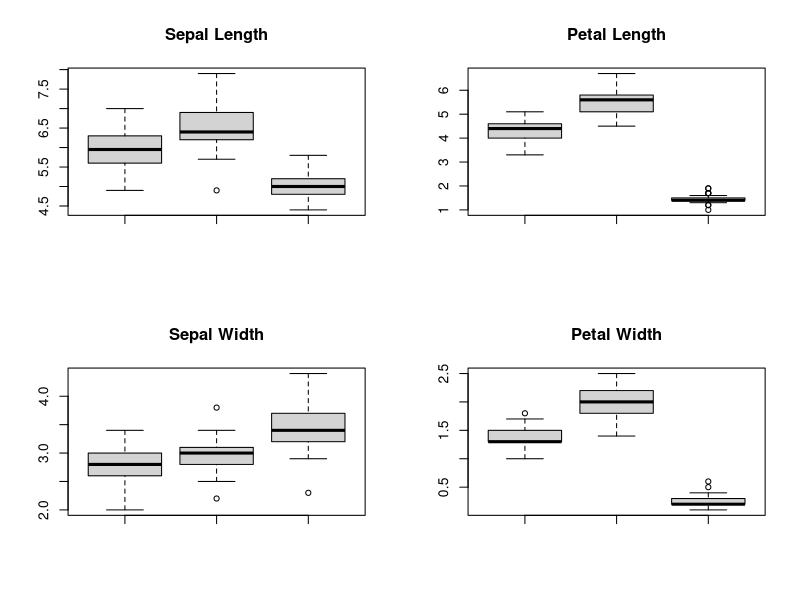
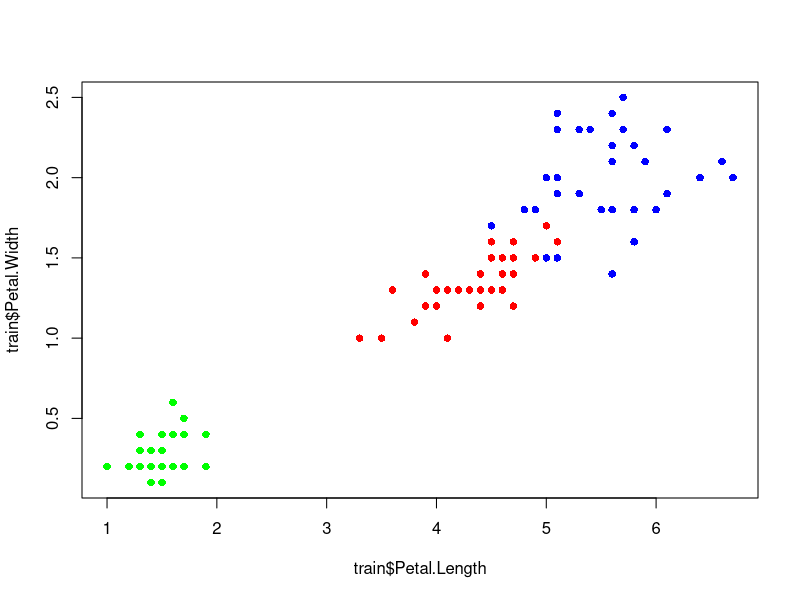

The R script that drew these images, in order: (Note: this script raises an error after producing the figures.)
dados <- iris[sample(nrow(iris)),]

n <- nrow(iris)*0.8

train <- dados[1:n,]
test <- dados[(n+1):nrow(iris),]

table(train$Species)

versicolor <- train[train$Species == 'versicolor',]
virginica <- train[train$Species == 'virginica',]
setosa <- train[train$Species == 'setosa',]


par(mfrow = c(2,2))
boxplot(versicolor$Sepal.Length, virginica$Sepal.Length, setosa$Sepal.Length, main='Sepal Length')
boxplot(versicolor$Petal.Length, virginica$Petal.Length, setosa$Petal.Length, main='Petal Length')
boxplot(versicolor$Sepal.Width, virginica$Sepal.Width, setosa$Sepal.Width, main='Sepal Width')
boxplot(versicolor$Petal.Width, virginica$Petal.Width, setosa$Petal.Width, main='Petal Width')

par(mfrow = c(1,1))
plot(train$Petal.Length, train$Petal.Width, type='n')
points(versicolor$Petal.Length, versicolor$Petal.Width, col='red', pch=16)
points(virginica$Petal.Length, virginica$Petal.Width, col='blue', pch=16)
points(setosa$Petal.Length, setosa$Petal.Width, col='green', pch=16)


max(versicolor$Petal.Width)

virginica[virginica$Petal.Width == min(virginica$Petal.Width),]


arvore_decisao <- function(arr){
  if(arr[3] < 2.5){
    return('setosa')
  }
  if(arr[4] <= 0.7){
    return('setosa')
  }
  if(arr[4] >= 1.7){
    return('virginica')
  }
  if(arr[3] >= 5.0){
    return('virginica')
  }
  else{
    return('versicolor')
  }
  
}

for (i in 1:nrow(test)){
  test[i,6] <- arvore_decisao(test[i,1:4])
}

for (i in 1:nrow(train)){
  train[i,6] <- arvore_decisao(train[i,1:4])
}

test_accuracy <- mean(test$Species == test$V6)
train_accuracy <- mean(train$Species == train$V6)

matriz_confusao <- table(test$Species, test$V6)


arvore_iris <- rpart(formula = Species ~ Petal.Length + Petal.Width,
                     data = train,
                     parms = list(split = 'gini'))

rpart.plot(arvore_iris, extra=101)

predict(arvore_iris, newdata = test[,1:4],
        type='class')

mean(predict(arvore_iris, newdata = test[,1:4],
             type='class') == test$Species)

table(predict(arvore_iris, newdata = test[,1:4],
              type='class'), test$Species)
